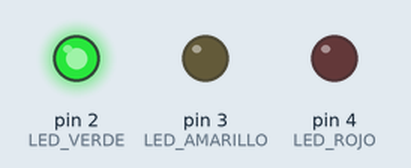
Simulated run of this sketch. Board: Arduino Uno, built with avr-gcc and run on an emulated ATmega328P. On the bench: output pins drawn as LEDs (lit = HIGH). What the sketch prints to the serial monitor is not drawn.

Above: at 1.5 s.
At 3.5 s:
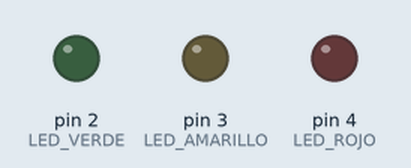
Timing chart, 0 to 5.2 s (numbered marks = the images above):
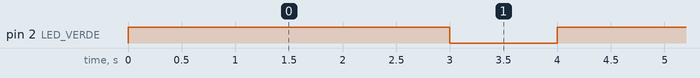

The sketch:

semaforo-ejemplo.ino
```cpp
// GLOBALT Robotics · Lección 2: semáforo en la protoboard
// LED verde en D2, amarillo en D3 y rojo en D4, cada uno con su resistencia de 220 Ω.

const int LED_VERDE = 2;
const int LED_AMARILLO = 3;
const int LED_ROJO = 4;

void setup() {
  pinMode(LED_VERDE, OUTPUT);
  pinMode(LED_AMARILLO, OUTPUT);
  pinMode(LED_ROJO, OUTPUT);
  Serial.begin(9600);
  Serial.println("Semaforo listo");
}

void loop() {
  // Por ahora solo se enciende el verde. Completa el ciclo del semáforo.
  digitalWrite(LED_VERDE, HIGH);
  Serial.println("Verde");
  delay(3000);
  digitalWrite(LED_VERDE, LOW);
  delay(1000);
}
```

Measured:
- by itself, pin 2 (LED_VERDE): alternates HIGH for 3.0 s and LOW for 1.0 s
